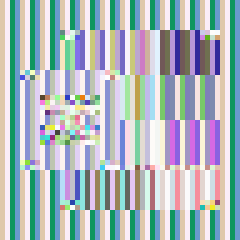
#> input picture Exercice_du_pdf/Exercice 3/image_ecb_crypto.png, 48 x 48 px (shown 5 times larger)
$ python Exercice3.py
#> lines starting #> are read from the running program, lines starting #| are printed output that depends on the picture
from PIL import Image
from collections import Counter
import matplotlib.pyplot as plt

img_ecb = Image.open("image_ecb_crypto.png")
#> img_ecb is the input picture: PIL image 48x48 RGBA; mean R, G, B, A 113.4, 105.7, 128.8, 128.4
img_bytes_ecb = img_ecb.tobytes()

blocks = [img_bytes_ecb[i:i+16] for i in range(0, len(img_bytes_ecb), 16)]
#> blocks = 576 items

counter = Counter(blocks)
#> counter = 61 items

print(f"Nombre total de blocs : {len(blocks)}")
#| Nombre total de blocs : 576
print(f"Nombre de blocs uniques : {len(counter)}")
#| Nombre de blocs uniques : 61
print(f"Nombre de blocs répétés : {sum(1 for c in counter.values() if c > 1)}")
#| Nombre de blocs répétés : 17

plt.hist(counter.values(), bins=range(1, max(counter.values()) + 1))
plt.title("Fréquence des blocs (mode ECB)")
plt.xlabel("Occurrences")
plt.ylabel("Nombre de blocs")
plt.show()
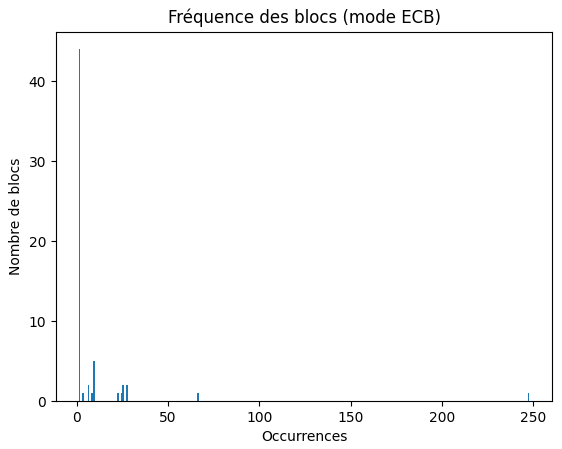
#> figure drawn by matplotlib, 1 panel; tallest bar 44 high, from x = 1 to 2
